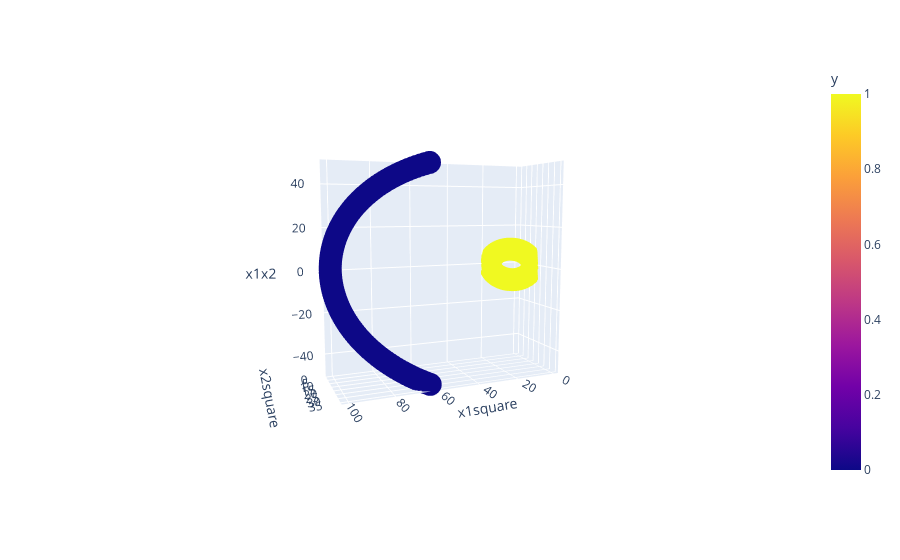

Write notebook code for a chart like this one.
### Code cell
## pip install plotly
import plotly.express as px
fig = px.scatter_3d(df1, x = 'x1square', y = 'x2square', z = 'x1x2', color="y")
fig.show()

### Figure 1 — Plotly figure (JSON) as saved in the notebook; plotly's stock layout.template omitted (floating-point values rounded to 4 significant figures; data arrays with more than 128 entries replaced by an {"elided": "..."} marker saying what was removed)
{"data": [{"hovertemplate": "x1square=%{x}<br>x2square=%{y}<br>x1x2=%{z}<br>y=%{marker.color}<extra></extra>", "legendgroup": "", "marker": {"color": {"elided": "332 int values"}, "coloraxis": "coloraxis", "symbol": "circle"}, "mode": "markers", "name": "", "scene": "scene", "showlegend": false, "type": "scatter3d", "x": {"elided": "332 float values"}, "y": {"elided": "332 float values"}, "z": {"elided": "332 float values"}}], "layout": {"autosize": true, "coloraxis": {"colorbar": {"title": {"text": "y"}}, "colorscale": [[0, "#0d0887"], [0.1111, "#46039f"], [0.2222, "#7201a8"], [0.3333, "#9c179e"], [0.4444, "#bd3786"], [0.5556, "#d8576b"], [0.6667, "#ed7953"], [0.7778, "#fb9f3a"], [0.8889, "#fdca26"], [1, "#f0f921"]]}, "legend": {"tracegroupgap": 0}, "margin": {"t": 60}, "scene": {"aspectmode": "auto", "aspectratio": {"x": 1.42, "y": 0.5138, "z": 1.37}, "camera": {"center": {"x": 0, "y": 0, "z": 0}, "eye": {"x": 1.221, "y": 2.949, "z": 0.3835}, "projection": {"type": "perspective"}, "up": {"x": 0, "y": 0, "z": 1}}, "domain": {"x": [0, 1], "y": [0, 1]}, "xaxis": {"title": {"text": "x1square"}, "type": "linear"}, "yaxis": {"title": {"text": "x2square"}, "type": "linear"}, "zaxis": {"title": {"text": "x1x2"}, "type": "linear"}}}}
